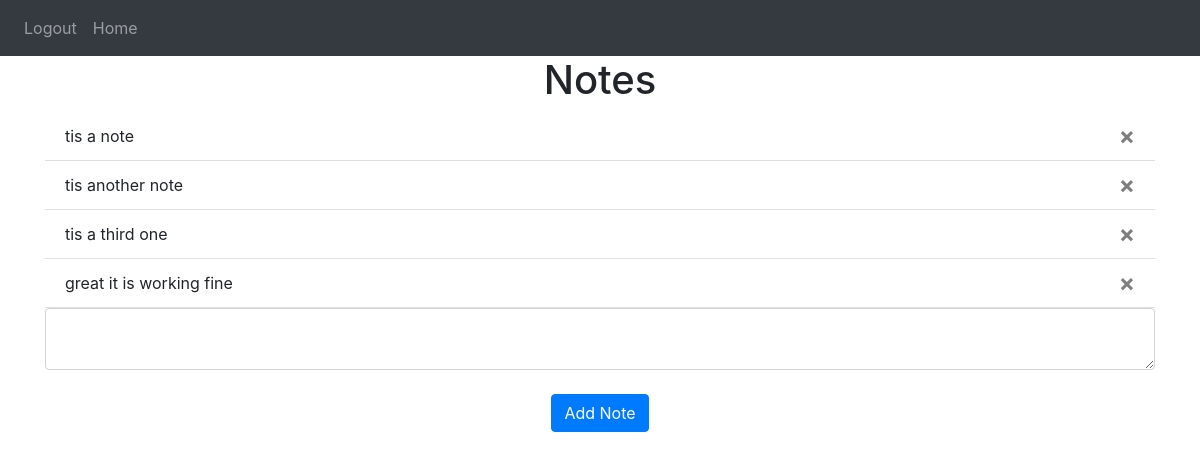
Page / (signed in) on the earlier database version.
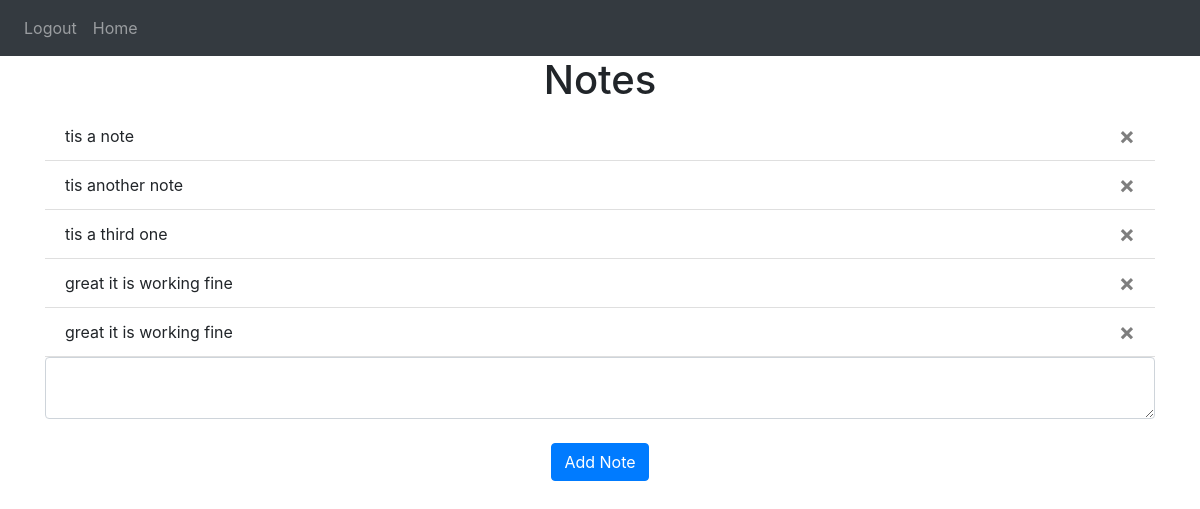
Same page on the later database version.
### website/models.py (models this page shows)
class Note(db.Model):
    id = db.Column(db.Integer, primary_key=True)
    data = db.Column(db.String(512))
    date = db.Column(db.DateTime(timezone=True), default=func.now())
    user_id = db.Column(db.Integer, db.ForeignKey('user.id'))

### website/views.py (the view, shortened to what this page needs)
@views.route('/', methods=['GET', 'POST'])
@login_required
def home():
    return render_template("home.html", user=current_user)

### website/__init__.py (called while the page is built)
def create_app():
    app = Flask(__name__)
    app.config['SECRET_KEY'] = 'Lucas'
    app.config['SQLALCHEMY_DATABASE_URI'] = f'sqlite:///{DB_NAME}'
    db.init_app(app)
    from .views import views
    from .auth import auth
    app.register_blueprint(views, url_prefix='/')
    app.register_blueprint(auth, url_prefix='/')
    from .models import User, Note
    with app.app_context():
        db.create_all()
    login_manager = LoginManager()
    login_manager.login_view = 'auth.login'
    login_manager.init_app(app)
    @login_manager.user_loader
    def load_user(id):
        return User.query.get(int(id))
    return app

### website/templates/home.html (shortened to what this page needs)
{% extends "base.html" %}
{% block content %}
<h1 align="center">Notes</h1>
<ul class="list-group list-group-flush" id="notes">
    {% for note in user.notes %}
    <li class="list-group-item">{{ note.data }}
        <button type="button" class="close" onClick="deleteNote({{ note.id }})">
            <span aria-hidden="true">&times;</span>
        </button>
    </li>
    {% endfor %}
</ul>
<form method="POST">
    <textarea name="note" id="note" class="form-control"></textarea>
    <br />
    <div align="center">
        <button type="submit" class="btn btn-primary">Add Note</button>
    </div>
</form>
{% endblock %}

Differences in the rows shown:
added Note: data "great it is working fine"
